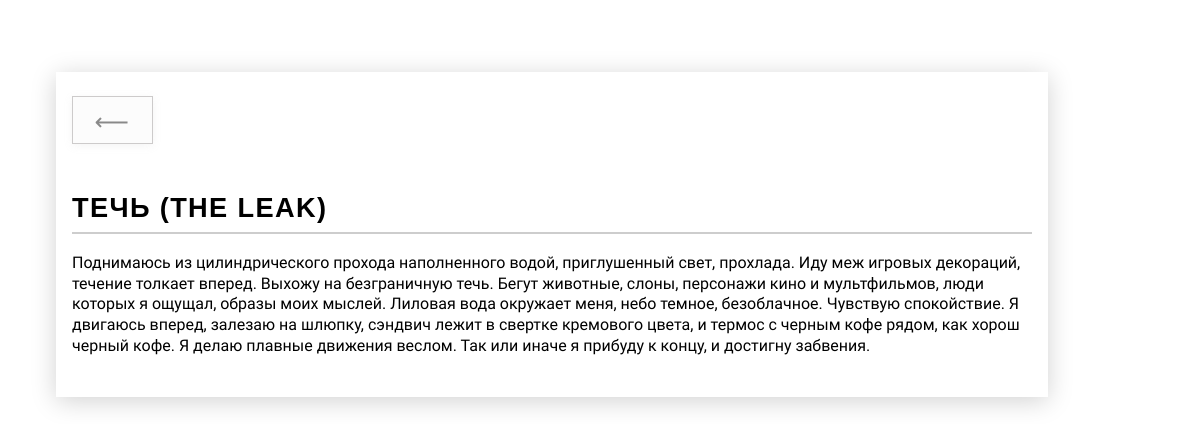
Page /article/3/ on the committed database.
### article/models.py (models this page shows, shortened)
class Article(models.Model):
    title = models.CharField(max_length=100)
    published = models.DateTimeField(auto_now_add=True)
    content = models.TextField()

### article/views.py (the view)
# urls.py: path('article/<int:pk>/', views.article_detail, name='article_detail'),
def article_detail(request, pk):
    article = Article.objects.get(pk=pk)
    return render(request, 'article/article_detail.html', {'article': article})

### article/templates/article/article_detail.html (shortened to what this page needs)
{% extends 'article/base.html' %}
{% load static %}
{% block content %}
<link rel="stylesheet" href="{% static 'css/article_detail.css' %}">
<div class="content-wrapper" id="article-content">
    <a href="{% url 'articles_list' %}" class="back-btn" title="Назад к списку">⟵</a>
    <h3>{{ article.title }}</h3>
    <p>{{ article.content }}</p>
</div>
{% endblock %}

### article/static/css/base.css (style rules this page uses)
body { display: flex; margin: 0; padding: 0; font-family: "Ysabeau SC", sans-serif; font-optical-sizing: auto; font-style: normal; font-weight: 400; font-style: normal; font-size: 16px; background-repeat: repeat-x; line-height: 1.3; overflow-x: hidden; }

### article/static/css/article_detail.css (style rules this page uses)
body { display: flex; justify-content: flex-start; align-items: flex-start; background: url('/static/img/your-background.jpg') no-repeat center center fixed; background-size: cover; margin: 0; min-height: 100vh; font-size: 1.1rem; overflow-x: hidden; }
main, .content-wrapper { max-width: 900px; width: 54vw; min-width: 340px; margin: 60px 0 60px 5vw; background: rgba(255,255,255,0.85); border-radius: 0px; box-shadow: 0 4px 24px rgba(0,0,0,0.18); padding: 2.5rem 2rem; transition: width 0.3s, font-size 0.3s; }
h3 { font-size: 2.2rem; font-weight: 700; font-family: 'Helvetica', Arial, sans-serif; border-bottom: 2px solid #cdcdcd; padding-bottom: 0.4rem; margin-bottom: 1.2rem; letter-spacing: 0.05em; text-transform: uppercase; transition: font-size 0.3s; }
p { font-size: 1.1rem; transition: font-size 0.3s; }
.back-btn { display: inline-block; align-self: flex-start; margin: 0 0 1.2rem 0; padding: 0.3em 0.9em; font-size: 1.5rem; color: #888; background: rgba(240,240,240,0.7); border: 1.5px solid #c6c4c4; border-radius: 0px; text-decoration: none; box-shadow: 0 2px 8px rgba(180,180,180,0.13); transition: background 0.2s, color 0.2s, border 0.2s; font-family: 'Arial Rounded MT Bold', 'Helvetica Neue', Arial, sans-serif; letter-spacing: 0.04em; filter: grayscale(0.3) contrast(1.1); position: sticky; top: 1.2rem; z-index: 2; }
@media (max-width: 1200px) { main, .content-wrapper { width: 80vw; max-width: 98vw; margin: 40px 0 40px 2vw; padding: 1.5rem 1rem; } }
@media (max-width: 1200px) { h3 { font-size: 1.7rem; } }
@media (max-width: 1200px) { p { font-size: 1rem; } }

### rows in the picture
Article: title "ТЕЧЬ (THE LEAK)", content "Поднимаюсь из цилиндрического прохода наполненного водой, приглушенный свет, прохлада. Иду меж игровых декораций, течение толкает вперед. Выхожу на безграничную течь. Бегут животные, слоны, персонажи кино и мультфильмов, люди которых я ощущал, образы моих мыслей. Лиловая вода окружает меня, небо темное, безоблачное. Чувствую спокойствие. Я двигаюсь вперед, залезаю на шлюпку, сэндвич лежит в свертке кремового цвета, и термос с черным кофе рядом, как хорош черный кофе. Я делаю плавные движения веслом. Так или иначе я прибуду к концу, и достигну забвения."
